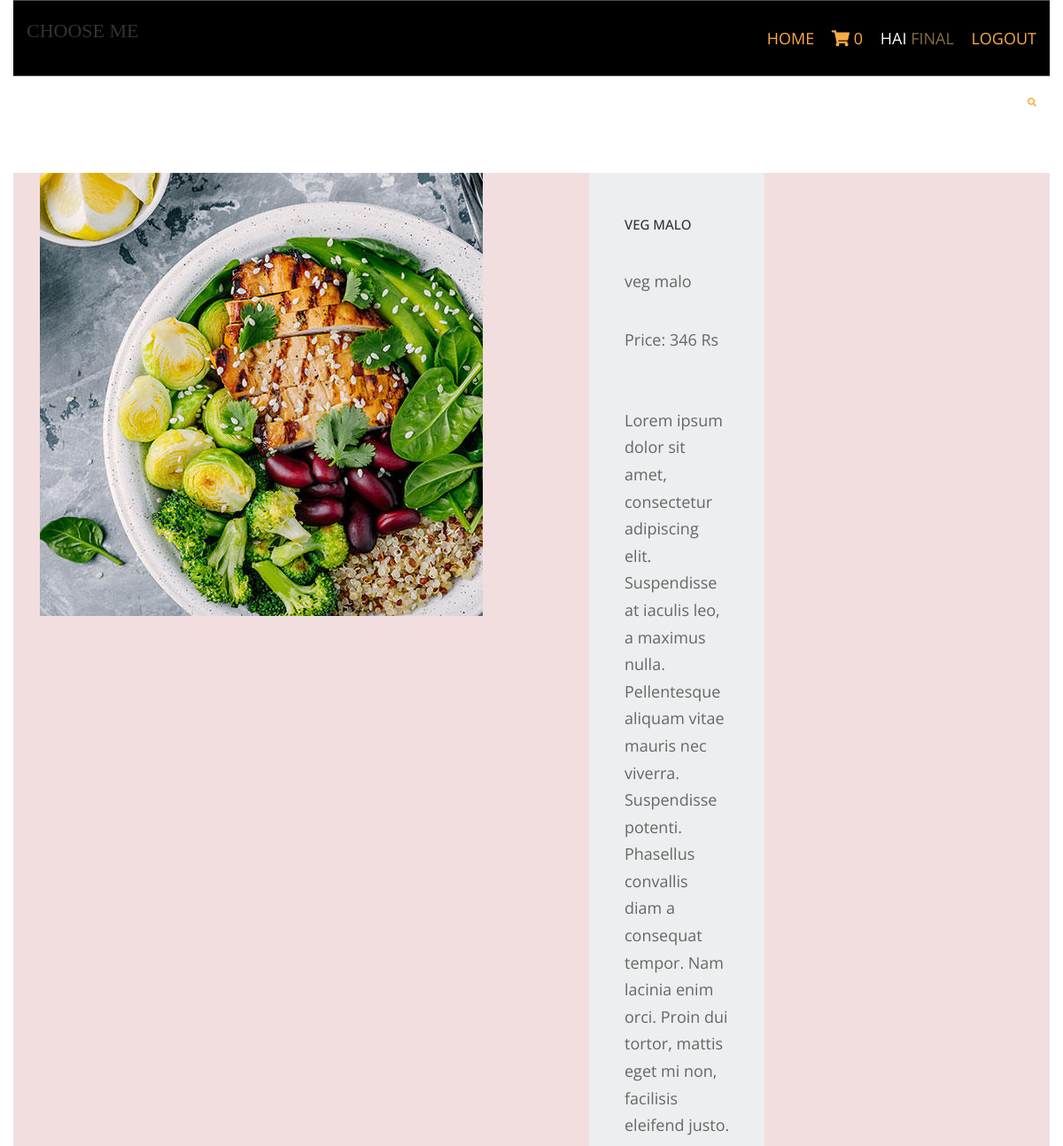
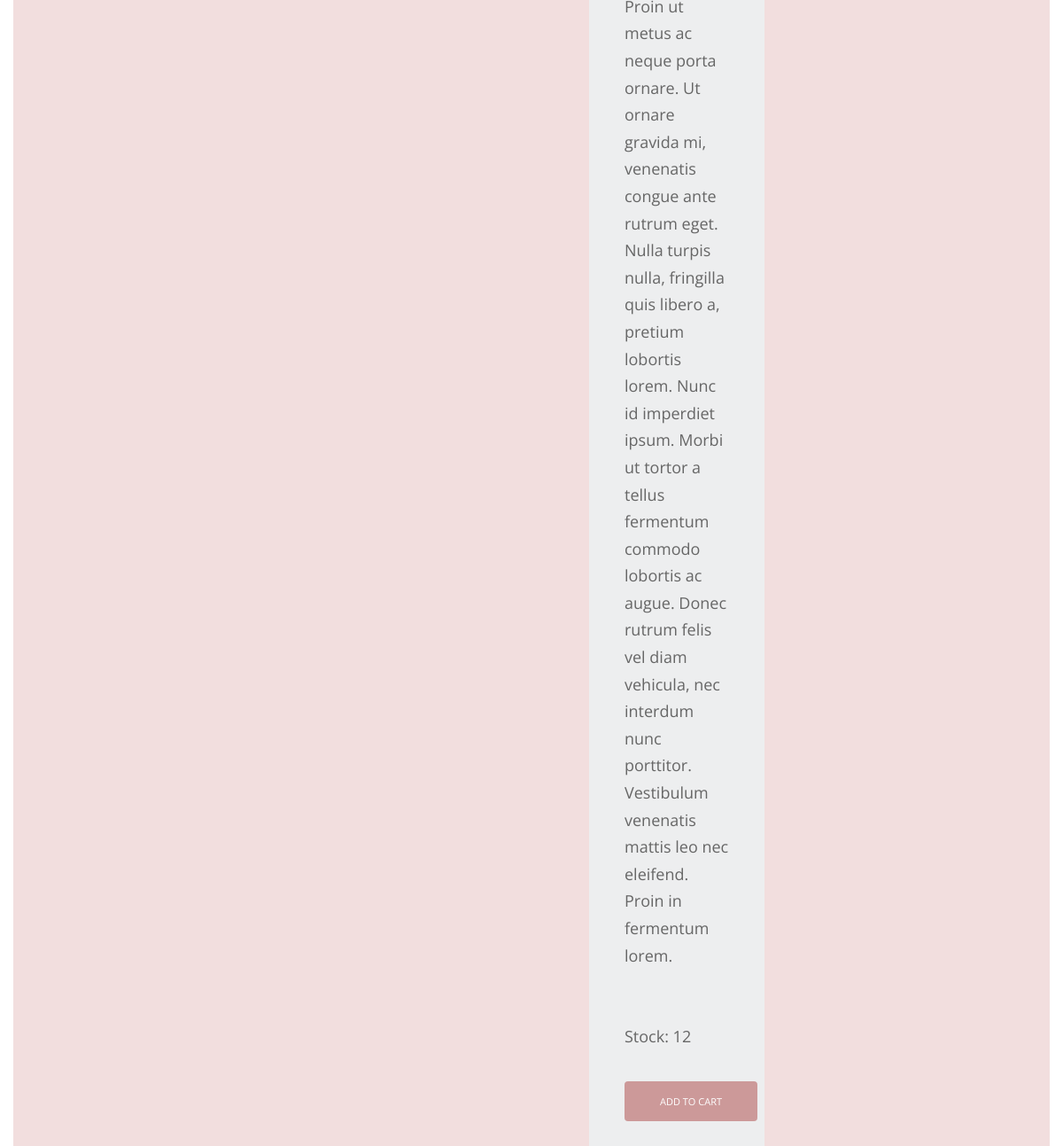
The app's page /vegetarian-food/veg-malo (signed in) with its own data (2 pictures, top to bottom).
### shop/models.py (models this page shows, shortened)
class products(models.Model):
    name = models.CharField(max_length=250, unique=True)
    slug = models.SlugField(max_length=250, unique=True)
    img= models.ImageField(upload_to='products')
    desc=models.TextField()
    stock=models.IntegerField()
    available=models.BooleanField()
    price=models.IntegerField()
    category=models.ForeignKey(catlog,on_delete=models.CASCADE)

### shop/views.py (the view)
# urls.py: path('<slug:c_slug>/<slug:product_slug>', views.prodDetails, name='itemdetails'),
@login_required(login_url='login')
def prodDetails(request,c_slug,product_slug):
    try:
        prod=products.objects.get(category__slug=c_slug,slug=product_slug)
    except Exception as e:
        raise e
    return render(request,'item.html',{'pr':prod})

### cart/context_processor.py (called while the page is built)
def count(request):
    item_count=0
    if 'admin' in request.path:
        return {}
    else:
        try:
            ct=cartlist.objects.filter(cart_id=c_id(request))
            cti=items.objects.all().filter(cart=ct[:1])
            for c in cti:
                item_count +=c.quan
        except cartlist.DoesNotExist:
            item_count=0
        return dict(itc=item_count)

### cart/views.py (called while the page is built)
def c_id(request):
    ct_id=request.session.session_key
    if not ct_id:
        ct_id=request.session.create()
    return ct_id

### template/item.html (shortened to what this page needs)
{% extends 'base.html' %}
{% load static %}
{% block content %}
<html lang="en">
<head>
     <link rel="stylesheet" href="https://maxcdn.bootstrapcdn.com/bootstrap/3.4.1/css/bootstrap.min.css">
    <link href="{% static 'pr/fontawesome/css/all.min.css" rel="stylesheet" />
    <link href="{% static 'pr/css/templatemo-comparto.css" rel="stylesheet" />
</head>
<body>
  <br><br>
        <section class="tm-mb-1" id="about">
            <div class="tm-row tm-about-row col-md-12 bg-danger">
                <div class="tm-section-1-l col-md-6">
                    <img src="{{pr.img.url}}" alt="About image" class="tm-img-responsive" style="width: 500px; height: 500px;">
                </div>
                <div class="col-md-6">
                <article class="tm-section-1-r tm-bg-color-8">
                    <h2 class="tm-mb-2 tm-title-color">{{pr.name}}</h2>
                    <p>{{pr.name}}</p>
                    <p>Price: {{pr.price}} Rs</p><br><p>{{pr.desc}}</p>
                    <br>
                    <p>Stock: {{pr.stock}}</p>
                    {% if  pr.stock <= 0 %}
                    <h2 style="color:red"> Sorry .No stock Left </h2>
                    {% else %}
                    <a href="{% url 'add_cart' pr.id %}" class="tm-btn tm-btn-1 btn btn-danger tm-link-to-services">Add to cart</a>
                    {% endif %}
                </article>
                </div>
            </div>
        </section>
</body>
</html>
{% endblock %}

### template/base.html (shortened to what this page needs)
{% load static %}
<html lang="">
<head>
    <link rel="stylesheet" href="https://maxcdn.bootstrapcdn.com/bootstrap/3.4.1/css/bootstrap.min.css">
<link href="{% static 'hm/layout/styles/layout.css' %}" rel="stylesheet" type="text/css" media="all">
</head>
<body id="top">
<div class="bgded overlay" style="background-image:url('/static/hm/images/demo/backgrounds/bg-body.jpg');">
  <div class="wrapper row1">
    <header id="header" class="hoc clear">
      <div id="logo" class="fl_left">
        <h1 style="font-family:Fantasy"><a href="/">Choose Me</a></h1>
      </div>
      <nav id="mainav" class="fl_right">
        <ul class="clear">
          <li class="active"><a href="{% url 'home' %}">home</a></li>
      <li class="active"><a href="{% url 'cart_details' %}"><i class="fa fa-shopping-cart"></i>&nbsp;{{itc}}</a></li>
             {% if user.is_authenticated %}
            <li><a href="#"> hai <span class="text-warning">{{ user.username }}</span></a></li>
            <li class="active"><a href="{% url 'logout' %}">logout</a></li>
            {% else %}
             <li class="active"><a href="{% url 'login' %}">Login</a></li>
            <li class="active"><a href="{% url 'register' %}">register</a></li>
            {% endif %}
        </ul>
      </nav>
    </header>
  </div>
  </div>
 <div class="wrapper row0 ">
    <div id="topbar" class="hoc clear">
      <div class="fl_right">
        <ul class="nospace">
          <li id="searchform">
          </li>
        </ul>
      </div>
    </div>
  </div>
  {% block content %}
  {% endblock %}
  </body>
  </html>

### static/hm/layout/styles/layout.css (style rules this page uses)
.row1 { border:solid; border-width:1px 0; }
#topbar { padding:20px 0; font-size:.8rem; text-transform:uppercase; }
#topbar ul li { display:inline-block; margin-right:15px; }
#topbar ul li:last-child { margin-right:0; padding-right:0; border-right:none; }
#topbar #searchform { position:relative; line-height:1; z-index:9999; }
#topbar #searchform::after { display:block; height:18px; line-height:18px; padding:0; font-family:"Font Awesome\ 5 Free"; font-weight:900; font-size:1rem; content:"\f002"; }
#topbar #searchform ::placeholder { text-transform:capitalize; }
#header #logo { margin:22px 0 0 0; }
#header #logo h1 { margin:0; padding:0; font-size:2.2rem; text-transform:uppercase; }
*, *::before, *::after { transition:all .3s ease-in-out; }
nav ul, nav ol { margin:0; padding:0; list-style:none; }
#mainav, #breadcrumb, .sidebar nav { line-height:normal; }
#mainav ul { text-transform:uppercase; }
#mainav li { display:inline-block; position:relative; margin:0 15px 0 0; padding:0; }
#mainav li:last-child { margin-right:0; }
#mainav li a { display:block; padding:30px 0; }
body { color:#A5A6AA; background-color:#1C1D21; }
a { color:#FBAB45; }
.overlay { color:#FFFFFF; background-color:inherit; }
.overlay::after { color:inherit; background-color:rgba(0,0,0,.55); }
.btn, .btn.inverse:hover { color:#FFFFFF; background-color:#FBAB45; border-color:#FBAB45; }
.row1 { border-color:rgba(255,255,255,.3); }
#topbar #searchform { color:#FBAB45; }
#header #logo h1 a { color:inherit; }
#mainav li a { color:inherit; }
#mainav .active a, #mainav a:hover, #mainav li:hover > a { color:#FBAB45; background-color:inherit; }
@media screen and (min-width:1140px) { .hoc { max-width:1140px; } }

### static/pr/css/templatemo-comparto.css (style rules this page uses)
*, *::before, *::after { box-sizing: border-box; outline: none; }
ul, h1, h2, h3, h4, p, figure { padding: 0; margin: 0; }
body { font-family: 'Open Sans', Arial, sans-serif; font-size: 18px; overflow-x: hidden; padding-left: 15px; padding-right: 15px; margin: 0; }
h2 { font-size: 1.5rem; }
a { transition: all 0.3s ease; text-decoration: none; }
p { color: #666; line-height: 1.7; margin-bottom: 35px; }
h1, h2, h3, h4, h5, h6 { color: #333; }
.tm-mb-1 { margin-bottom: 20px; }
.tm-mb-2 { margin-bottom: 40px; }
.tm-bg-color-8 { background-color: #EDEEEF; }
.tm-img-responsive { max-width: 100%; height: auto; }
.tm-section-1-l { width: 57.85%; margin-right: 1.65%; }
.tm-section-1-r { padding: 50px 40px; width: 40.5%; }
.tm-row { display: flex; }
.tm-btn { display: inline-block; padding: 15px 40px; font-size: 1.1rem; border: none; background-color: #CC9999; color: white; }
a { color: #666; }

### static/hm/layout/styles/framework.css (style rules this page uses)
html { overflow-y:scroll; overflow-x:hidden; }
html, body { margin:0; padding:0; font-size:14px; line-height:1.6em; }
*, *::before, *::after { box-sizing:border-box; }
.nospace { margin:0; padding:0; list-style:none; }
.overlay { position:relative; z-index:1; }
.overlay::after { display:block; position:absolute; top:0; left:0; width:100%; height:100%; content:""; z-index:-1; }
.bgded { background-position:top center; background-repeat:no-repeat; background-size:cover; }
.btn { display:inline-block; padding:8px 18px 10px; text-transform:uppercase; border:1px solid; }
.clear, .group { display:block; }
.clear::before, .clear::after, .group::before, .group::after { display:table; content:""; }
.clear, .clear::after, .group, .group::after { clear:both; }
a { outline:none; text-decoration:none; }
.fl_left, .imgl { float:left; }
.fl_right, .imgr { float:right; }
img { width:auto; max-width:100%; height:auto; margin:0; padding:0; border:none; line-height:normal; vertical-align:middle; }
body, input, textarea, select { font-family:Verdana, Geneva, sans-serif; }
h1, h2, h3, h4, h5, h6, .heading { font-family:Georgia, "Times New Roman", Times, serif; }
::placeholder { opacity:1; }
h1, h2, h3, h4, h5, h6, .heading { margin:0 0 20px 0; font-size:1.4rem; line-height:normal; font-weight:normal; text-transform:uppercase; }
.wrapper { display:block; position:relative; width:100%; margin:0; padding:0; text-align:left; word-wrap:break-word; }
.hoc { display:block; margin:0 auto; }
address, article, aside, figcaption, figure, footer, header, main, nav, section { display:block; margin:0; padding:0; }

### records on screen
products: img (picture), name "VEG MALO", name "veg malo", price "346", desc "Lorem ipsum dolor sit amet, consectetur adipiscing elit. Suspendisse at iaculis leo, a maximus nulla. Pellentesque aliquam vitae mauris nec viverra. Suspendisse potenti. Phasellus convallis diam a consequat tempor. Nam lacinia enim orci. Proin dui tortor, mattis eget mi non, facilisis eleifend justo. Proin ut metus ac neque porta ornare. Ut ornare gravida mi, venenatis congue ante rutrum eget. Nulla turpis nulla, fringilla quis libero a, pretium lobortis lorem. Nunc id imperdiet ipsum. Morbi ut tortor a tellus fermentum commodo lobortis ac augue. Donec rutrum felis vel diam vehicula, nec interdum nunc porttitor. Vestibulum venenatis mattis leo nec eleifend. Proin in fermentum lorem.", stock "12"

### other values on screen
{{ itc }} "0"
{{ user.username }} "FINAL"
